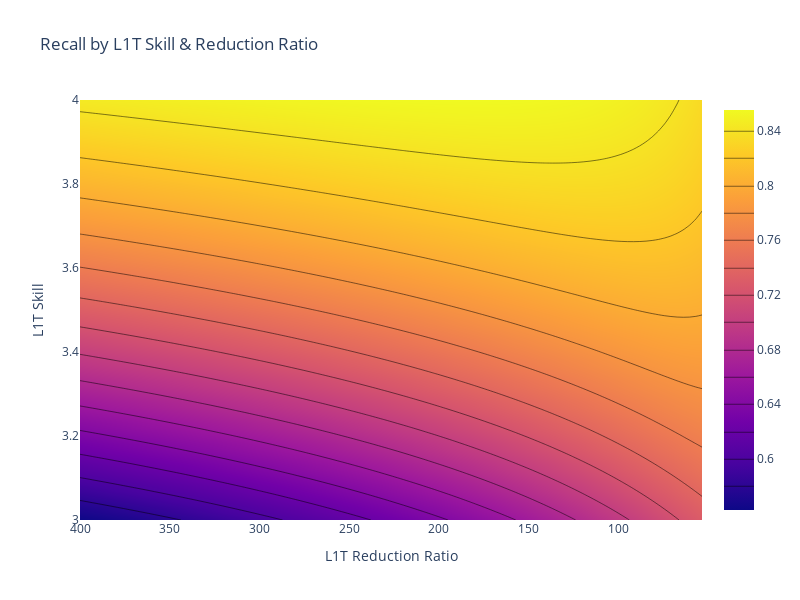

The code cell stored with this chart in its notebook:
### Code cell
fig = go.Figure(data =
    go.Contour(
        z=f1,
        x=l1t_reductions, # horizontal axis
        y=l1t_skills, # vertical axis,
         contours_coloring='heatmap',
    ),
    )
fig.update_layout(width = 800, 
                  height = 600,
                  xaxis_title = "L1T Reduction Ratio",
                  yaxis_title = "L1T Skill",
                  title = "Recall by L1T Skill & Reduction Ratio")
fig.update_xaxes(autorange="reversed")
fig.show()

### Figure 1 — Plotly figure (JSON) as saved in the notebook; plotly's stock layout.template omitted (floating-point values rounded to 4 significant figures; data arrays with more than 128 entries replaced by an {"elided": "..."} marker saying what was removed)
{"data": [{"contours": {"coloring": "heatmap"}, "type": "contour", "x": [400, 396.5, 393.1, 389.6, 386.1, 382.7, 379.2, 375.7, 372.3, 368.8, 365.3, 361.9, 358.4, 354.9, 351.5, 348.0, 344.5, 341.1, 337.6, 334.1, 330.7, 327.2, 323.7, 320.3, 316.8, 313.3, 309.9, 306.4, 302.9, 299.5, 296.0, 292.5, 289.1, 285.6, 282.1, 278.7, 275.2, 271.7, 268.3, 264.8, 261.3, 257.9, 254.4, 250.9, 247.5, 244.0, 240.5, 237.1, 233.6, 230.1, 226.7, 223.2, 219.7, 216.2, 212.8, 209.3, 205.8, 202.4, 198.9, 195.4, 192.0, 188.5, 185.0, 181.6, 178.1, 174.6, 171.2, 167.7, 164.2, 160.8, 157.3, 153.8, 150.4, 146.9, 143.4, 140.0, 136.5, 133.0, 129.6, 126.1, 122.6, 119.2, 115.7, 112.2, 108.8, 105.3, 101.8, 98.37, 94.9, 91.44, 87.97, 84.5, 81.04, 77.57, 74.1, 70.63, 67.17, 63.7, 60.23, 56.77, 53.3], "y": [3, 3.01, 3.02, 3.03, 3.04, 3.05, 3.06, 3.07, 3.08, 3.09, 3.1, 3.11, 3.12, 3.13, 3.14, 3.15, 3.16, 3.17, 3.18, 3.19, 3.2, 3.21, 3.22, 3.23, 3.24, 3.25, 3.26, 3.27, 3.28, 3.29, 3.3, 3.31, 3.32, 3.33, 3.34, 3.35, 3.36, 3.37, 3.38, 3.39, 3.4, 3.41, 3.42, 3.43, 3.44, 3.45, 3.46, 3.47, 3.48, 3.49, 3.5, 3.51, 3.52, 3.53, 3.54, 3.55, 3.56, 3.57, 3.58, 3.59, 3.6, 3.61, 3.62, 3.63, 3.64, 3.65, 3.66, 3.67, 3.68, 3.69, 3.7, 3.71, 3.72, 3.73, 3.74, 3.75, 3.76, 3.77, 3.78, 3.79, 3.8, 3.81, 3.82, 3.83, 3.84, 3.85, 3.86, 3.87, 3.88, 3.89, 3.9, 3.91, 3.92, 3.93, 3.94, 3.95, 3.96, 3.97, 3.98, 3.99, 4], "z": {"elided": "101x101 float values"}}], "layout": {"height": 600, "title": {"text": "Recall by L1T Skill & Reduction Ratio"}, "width": 800, "xaxis": {"autorange": "reversed", "title": {"text": "L1T Reduction Ratio"}}, "yaxis": {"title": {"text": "L1T Skill"}}}}
